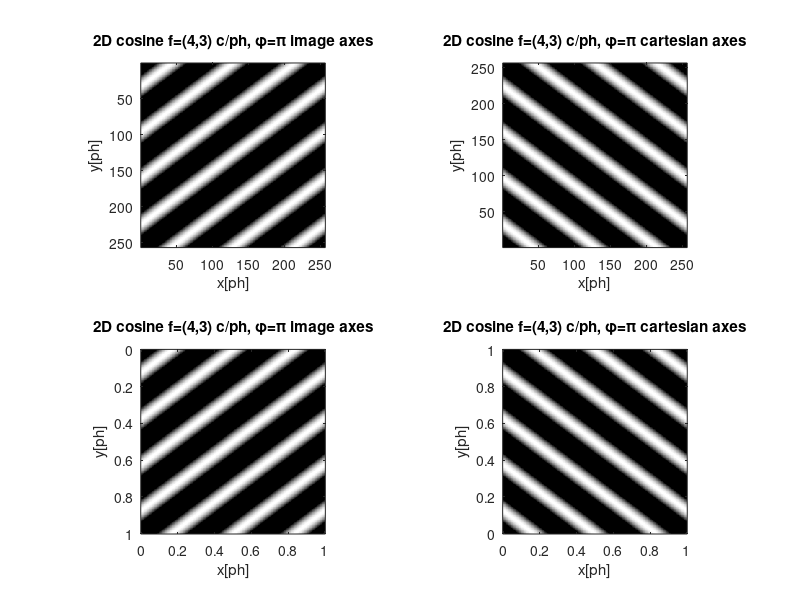

This chart was generated by the following MATLAB code:
%{
Austin Welch
EC520
1/30/17

HW1 #3
%}

A = 1.0;
f = [4 3];
x1 = linspace(0.0,1.0,256);
x2 = x1;
phi = pi;

M = zeros(256,256);
for i = 1:256
    for j = 1:256
        x = [x1(i);x2(j)];
        val = A*cos(2*pi*f*x+phi);
        M(i,j) = val;
    end
end

figure
% image axes with regular scaling
subplot(2,2,1)
imshow(M)
title('2D cosine f=(4,3) c/ph, \phi=\pi image axes')
xlabel('x[ph]')
ylabel('y[ph]')
axis on

% image axes normalized
subplot(2,2,3)
imshow(M,'XData',[0 1],'YData',[0 1])
title('2D cosine f=(4,3) c/ph, \phi=\pi image axes')
xlabel('x[ph]')
ylabel('y[ph]')
axis on

% cartesian axes with regular scaling
subplot(2,2,2)
imshow(M)
title('2D cosine f=(4,3) c/ph, \phi=\pi cartesian axes')
xlabel('x[ph]')
ylabel('y[ph]')
axis on
axis xy

% cartesian axes normalized
subplot(2,2,4)
imshow(M,'XData',[0 1],'YData',[0 1])
title('2D cosine f=(4,3) c/ph, \phi=\pi cartesian axes')
xlabel('x[ph]')
ylabel('y[ph]')
axis on
axis xy


